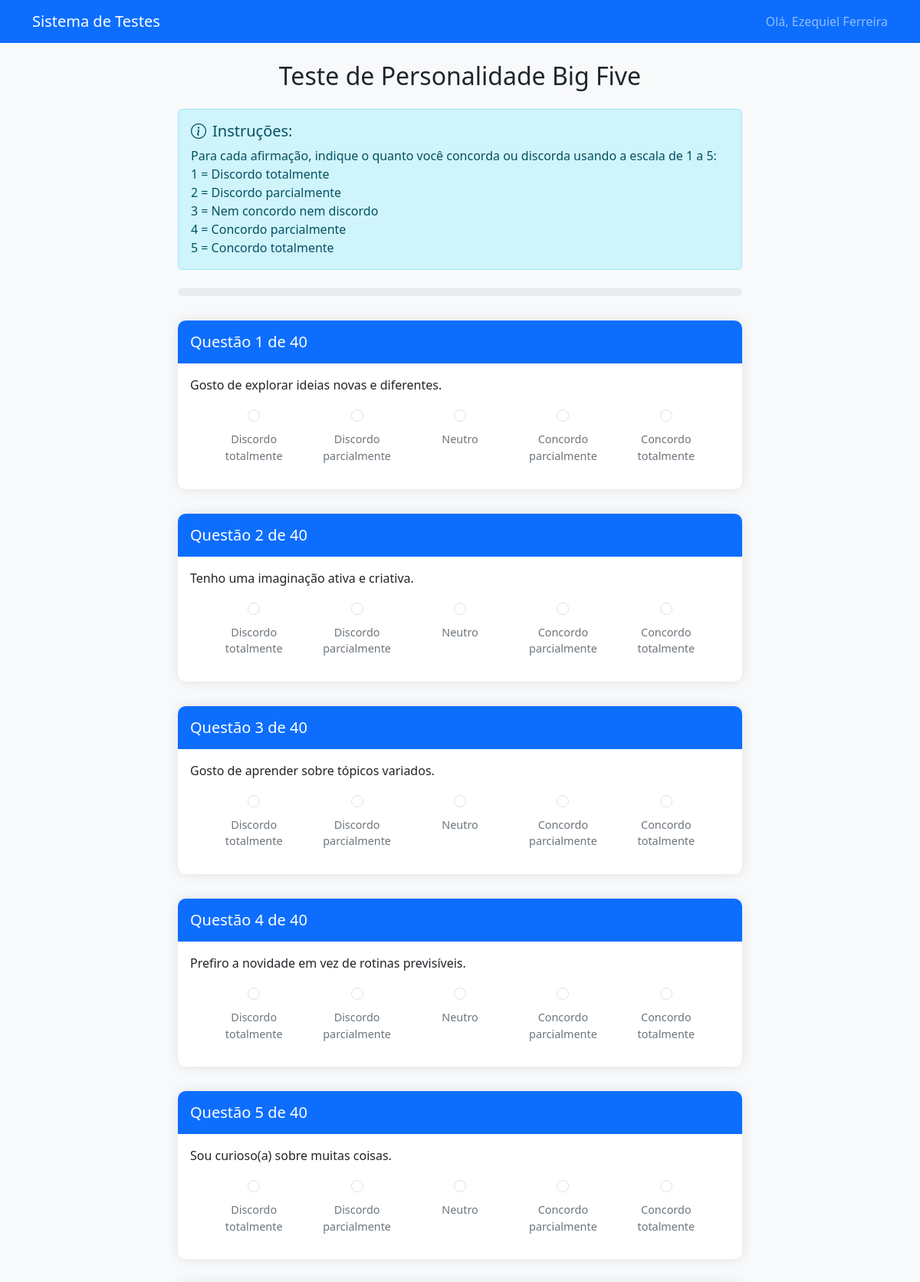
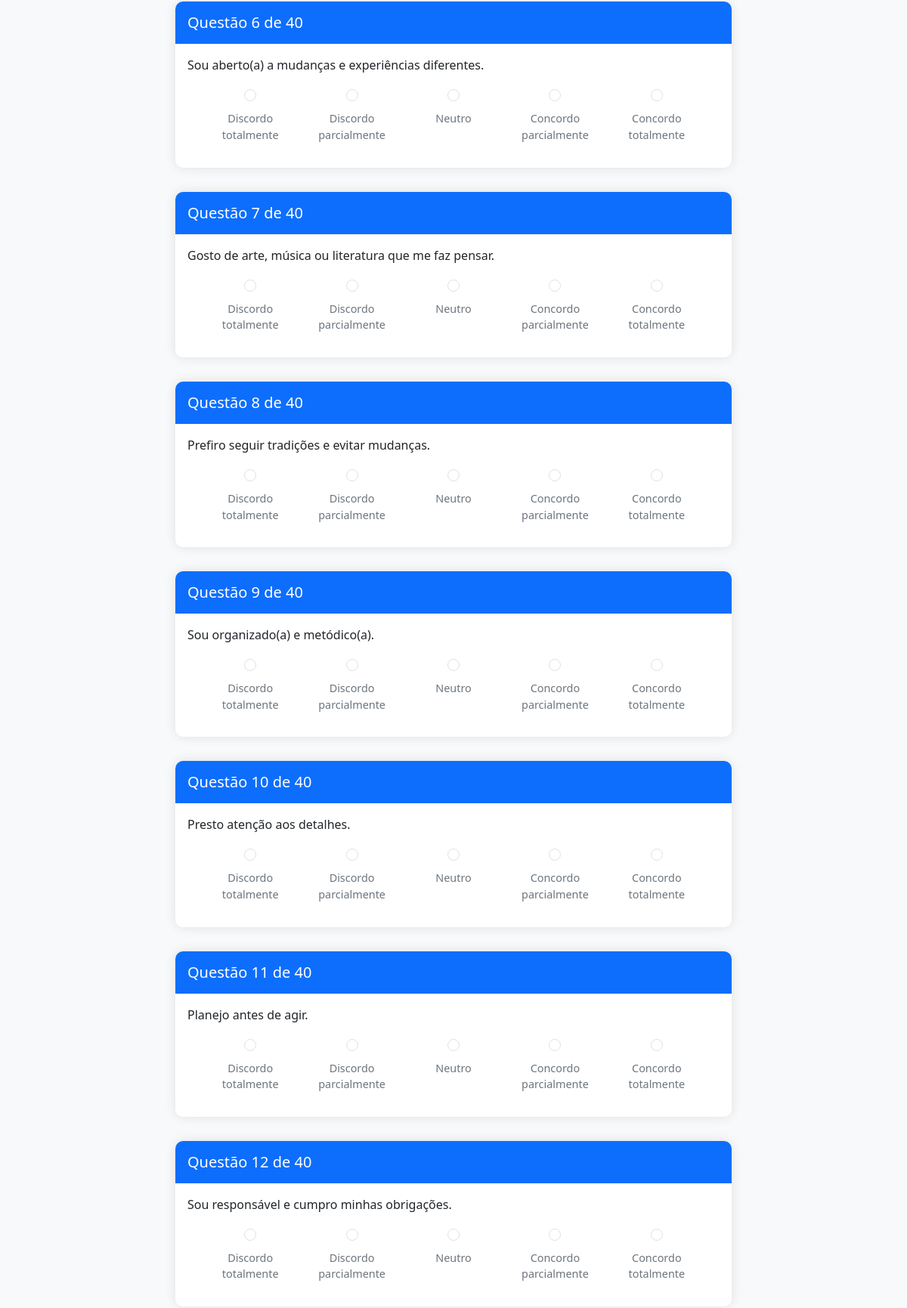
The page /tests/bigfive.php?id=59 (signed in, upper part) on the database its author committed (2 pictures, top to bottom).
### tables this page shows
CREATE TABLE `candidates` (
  `id` int(11) NOT NULL,
  `name` varchar(255) NOT NULL,
  `email` varchar(255) NOT NULL,
  `password` varchar(255) DEFAULT NULL,
  `cargo` varchar(255) DEFAULT NULL,
  `selector_id` int(11) NOT NULL,
  `created_at` timestamp NOT NULL DEFAULT CURRENT_TIMESTAMP
);

CREATE TABLE `bigfive_questions` (
  `id` int(11) NOT NULL,
  `question_text` text NOT NULL,
  `dimension` enum('Abertura','Conscienciosidade','Extroversao','Amabilidade','Neuroticismo') NOT NULL,
  `is_inverse` tinyint(1) DEFAULT '0',
  `created_at` timestamp NOT NULL DEFAULT CURRENT_TIMESTAMP
);

### tests/bigfive.php (the view, shortened to what this page needs)
<?php
$auth = new Auth();
$auth->requireRole('candidate');
$db = getDbConnection();
$stmt = $db->prepare("
    SELECT c.*, u.name as selector_name
    FROM candidates c
    LEFT JOIN users u ON c.selector_id = u.id
    WHERE c.id = ?
");
$stmt->execute([$auth->getCurrentUserId()]);
$candidate = $stmt->fetch(PDO::FETCH_ASSOC);
$stmt = $db->prepare("SELECT * FROM bigfive_questions ORDER BY id");
$stmt->execute();
$questions = $stmt->fetchAll(PDO::FETCH_ASSOC);
?>
<!DOCTYPE html>
<html lang="pt-BR">
<head>
    <link href="https://cdn.jsdelivr.net/npm/bootstrap@5.3.0/dist/css/bootstrap.min.css" rel="stylesheet">
    <link href="https://cdn.jsdelivr.net/npm/bootstrap-icons@1.7.2/font/bootstrap-icons.css" rel="stylesheet">
</head>
<body>
    <nav class="navbar navbar-expand-lg navbar-dark bg-primary">
        <div class="container">
            <a class="navbar-brand" href="../candidate_panel.php">Sistema de Testes</a>
            <span class="navbar-text">
                Olá, <?php echo htmlspecialchars($candidate['name']); ?>
            </span>
        </div>
    </nav>
    <div class="container my-4">
        <div class="row justify-content-center">
            <div class="col-lg-8">
                <h2 class="text-center mb-4">Teste de Personalidade Big Five</h2>
                <div class="alert alert-info mb-4">
                    <h5><i class="bi bi-info-circle me-2"></i>Instruções:</h5>
                    <p class="mb-0">
                        Para cada afirmação, indique o quanto você concorda ou discorda usando a escala de 1 a 5:
                        <br>1 = Discordo totalmente
                        <br>2 = Discordo parcialmente
                        <br>3 = Nem concordo nem discordo
                        <br>4 = Concordo parcialmente
                        <br>5 = Concordo totalmente
                    </p>
                </div>
                <form method="post" id="bigFiveForm">
                    <div class="progress">
                    </div>
                    <?php foreach ($questions as $index => $question): ?>
                        <div class="card question-card" data-question="<?php echo $index + 1; ?>">
                            <div class="question-header">
                                <h5 class="mb-0">
                                    Questão <?php echo $index + 1; ?> de <?php echo count($questions); ?>
                                </h5>
                            </div>
                            <div class="card-body">
                                <p class="card-text"><?php echo htmlspecialchars($question['question_text']); ?></p>
                                <div class="likert-scale">
                                    <?php for ($i = 1; $i <= 5; $i++): ?>
                                        <div class="likert-option">
                                            <input type="radio"
                                                   name="answers[<?php echo $question['id']; ?>]"
                                                   value="<?php echo $i; ?>"
                                                   id="q<?php echo $question['id']; ?>_<?php echo $i; ?>"
                                                   class="form-check-input"
                                                   required>
                                            <label class="likert-label" for="q<?php echo $question['id']; ?>_<?php echo $i; ?>">
                                                <?php
                                                switch ($i) {
                                                    case 1: echo "Discordo totalmente"; break;
                                                    case 2: echo "Discordo parcialmente"; break;
                                                    case 3: echo "Neutro"; break;
                                                    case 4: echo "Concordo parcialmente"; break;
                                                    case 5: echo "Concordo totalmente"; break;
                                                }
                                                ?>
                                            </label>
                                        </div>
                                    <?php endfor; ?>
                                </div>
                            </div>
                        </div>
                    <?php endforeach; ?>
                </form>
            </div>
        </div>
    </div>
</body>
</html>

### tests/bigfive.php (style rules this page uses)
body { background-color: #f8f9fa; }
.question-card { margin-bottom: 2rem; border: none; border-radius: 10px; box-shadow: 0 0 15px rgba(0,0,0,0.1); }
.question-header { background-color: #0d6efd; color: white; border-radius: 10px 10px 0 0; padding: 1rem; }
.likert-scale { display: flex; justify-content: space-between; margin: 1rem 0; padding: 0 1rem; }
.likert-option { text-align: center; flex: 1; }
.likert-label { display: block; margin-top: 0.5rem; font-size: 0.9rem; color: #6c757d; }
.progress { height: 10px; margin-bottom: 2rem; }

### rows shown on the page
candidates: name "Ezequiel Ferreira"
bigfive_questions: count($questions) "40", question_text "Gosto de explorar ideias novas e diferentes."
bigfive_questions: count($questions) "40", question_text "Tenho uma imaginação ativa e criativa."
bigfive_questions: count($questions) "40", question_text "Gosto de aprender sobre tópicos variados."
bigfive_questions: count($questions) "40", question_text "Prefiro a novidade em vez de rotinas previsíveis."
bigfive_questions: count($questions) "40", question_text "Sou curioso(a) sobre muitas coisas."
bigfive_questions: count($questions) "40", question_text "Sou aberto(a) a mudanças e experiências diferentes."
bigfive_questions: count($questions) "40", question_text "Gosto de arte, música ou literatura que me faz pensar."
bigfive_questions: count($questions) "40", question_text "Prefiro seguir tradições e evitar mudanças."
bigfive_questions: count($questions) "40", question_text "Sou organizado(a) e metódico(a)."
bigfive_questions: count($questions) "40", question_text "Presto atenção aos detalhes."
bigfive_questions: count($questions) "40", question_text "Planejo antes de agir."
bigfive_questions: count($questions) "40", question_text "Sou responsável e cumpro minhas obrigações."
